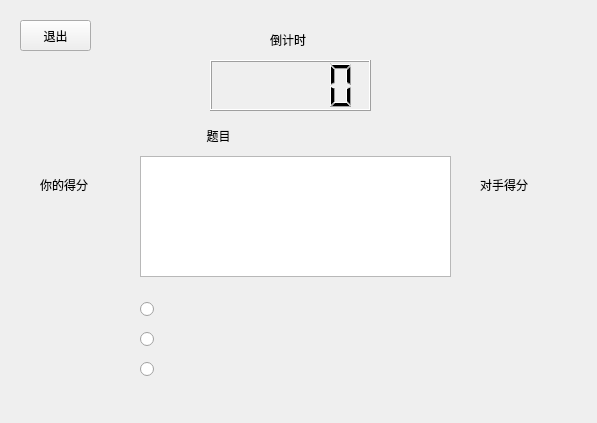
<?xml version="1.0" encoding="UTF-8"?>
<ui version="4.0">
 <class>battlegame_interface</class>
 <widget class="QWidget" name="battlegame_interface">
  <property name="geometry">
   <rect>
    <x>0</x>
    <y>0</y>
    <width>597</width>
    <height>423</height>
   </rect>
  </property>
  <property name="windowTitle">
   <string>Form</string>
  </property>
  <widget class="QLabel" name="label">
   <property name="geometry">
    <rect>
     <x>270</x>
     <y>30</y>
     <width>81</width>
     <height>20</height>
    </rect>
   </property>
   <property name="styleSheet">
    <string notr="true">font: 12pt &quot;AcadEref&quot;;</string>
   </property>
   <property name="text">
    <string>倒计时</string>
   </property>
  </widget>
  <widget class="QTextEdit" name="textEdit">
   <property name="geometry">
    <rect>
     <x>140</x>
     <y>156</y>
     <width>311</width>
     <height>121</height>
    </rect>
   </property>
   <property name="styleSheet">
    <string notr="true">font: 11pt &quot;AcadEref&quot;;
font: 11pt &quot;黑体&quot;;</string>
   </property>
   <property name="readOnly">
    <bool>true</bool>
   </property>
  </widget>
  <widget class="QLabel" name="label_num">
   <property name="geometry">
    <rect>
     <x>180</x>
     <y>120</y>
     <width>231</width>
     <height>31</height>
    </rect>
   </property>
   <property name="styleSheet">
    <string notr="true">font: 12pt &quot;AcadEref&quot;;</string>
   </property>
   <property name="text">
    <string>        题目</string>
   </property>
  </widget>
  <widget class="QLCDNumber" name="lcdNumber">
   <property name="geometry">
    <rect>
     <x>210</x>
     <y>60</y>
     <width>161</width>
     <height>51</height>
    </rect>
   </property>
  </widget>
  <widget class="QPushButton" name="pushButton_surrender">
   <property name="geometry">
    <rect>
     <x>20</x>
     <y>20</y>
     <width>71</width>
     <height>31</height>
    </rect>
   </property>
   <property name="text">
    <string>退出</string>
   </property>
  </widget>
  <widget class="QLabel" name="label_3">
   <property name="geometry">
    <rect>
     <x>40</x>
     <y>174</y>
     <width>81</width>
     <height>21</height>
    </rect>
   </property>
   <property name="styleSheet">
    <string notr="true">font: 12pt &quot;AcadEref&quot;;</string>
   </property>
   <property name="text">
    <string>你的得分</string>
   </property>
  </widget>
  <widget class="QLabel" name="label_4">
   <property name="geometry">
    <rect>
     <x>480</x>
     <y>174</y>
     <width>81</width>
     <height>21</height>
    </rect>
   </property>
   <property name="styleSheet">
    <string notr="true">font: 12pt &quot;AcadEref&quot;;</string>
   </property>
   <property name="text">
    <string>对手得分</string>
   </property>
  </widget>
  <widget class="QRadioButton" name="radioButton_A">
   <property name="geometry">
    <rect>
     <x>140</x>
     <y>300</y>
     <width>115</width>
     <height>19</height>
    </rect>
   </property>
   <property name="text">
    <string/>
   </property>
  </widget>
  <widget class="QRadioButton" name="radioButton_B">
   <property name="geometry">
    <rect>
     <x>140</x>
     <y>330</y>
     <width>115</width>
     <height>19</height>
    </rect>
   </property>
   <property name="text">
    <string/>
   </property>
  </widget>
  <widget class="QRadioButton" name="radioButton_C">
   <property name="geometry">
    <rect>
     <x>140</x>
     <y>360</y>
     <width>115</width>
     <height>19</height>
    </rect>
   </property>
   <property name="text">
    <string/>
   </property>
  </widget>
  <widget class="QLabel" name="label_against_username">
   <property name="geometry">
    <rect>
     <x>460</x>
     <y>120</y>
     <width>111</width>
     <height>31</height>
    </rect>
   </property>
   <property name="styleSheet">
    <string notr="true">font: 12pt &quot;AcadEref&quot;;
font: 12pt &quot;黑体&quot;;</string>
   </property>
   <property name="text">
    <string/>
   </property>
  </widget>
  <widget class="QLabel" name="label_Your_score">
   <property name="geometry">
    <rect>
     <x>40</x>
     <y>200</y>
     <width>72</width>
     <height>31</height>
    </rect>
   </property>
   <property name="styleSheet">
    <string notr="true">font: 14pt &quot;AcadEref&quot;;</string>
   </property>
   <property name="text">
    <string/>
   </property>
  </widget>
  <widget class="QLabel" name="label_Against_score">
   <property name="geometry">
    <rect>
     <x>491</x>
     <y>200</y>
     <width>71</width>
     <height>31</height>
    </rect>
   </property>
   <property name="styleSheet">
    <string notr="true">font: 14pt &quot;AcadEref&quot;;</string>
   </property>
   <property name="text">
    <string/>
   </property>
  </widget>
  <widget class="QLabel" name="label_Option_A">
   <property name="geometry">
    <rect>
     <x>170</x>
     <y>290</y>
     <width>341</width>
     <height>31</height>
    </rect>
   </property>
   <property name="styleSheet">
    <string notr="true">font: 10pt &quot;AcadEref&quot;;
font: 10pt &quot;黑体&quot;;</string>
   </property>
   <property name="text">
    <string/>
   </property>
  </widget>
  <widget class="QLabel" name="label_Option_B">
   <property name="geometry">
    <rect>
     <x>170</x>
     <y>320</y>
     <width>341</width>
     <height>31</height>
    </rect>
   </property>
   <property name="styleSheet">
    <string notr="true">font: 10pt &quot;AcadEref&quot;;
font: 10pt &quot;黑体&quot;;</string>
   </property>
   <property name="text">
    <string/>
   </property>
  </widget>
  <widget class="QLabel" name="label_Option_C">
   <property name="geometry">
    <rect>
     <x>170</x>
     <y>350</y>
     <width>341</width>
     <height>31</height>
    </rect>
   </property>
   <property name="styleSheet">
    <string notr="true">font: 10pt &quot;AcadEref&quot;;
font: 10pt &quot;黑体&quot;;</string>
   </property>
   <property name="text">
    <string/>
   </property>
  </widget>
 </widget>
 <resources/>
 <connections/>
</ui>
